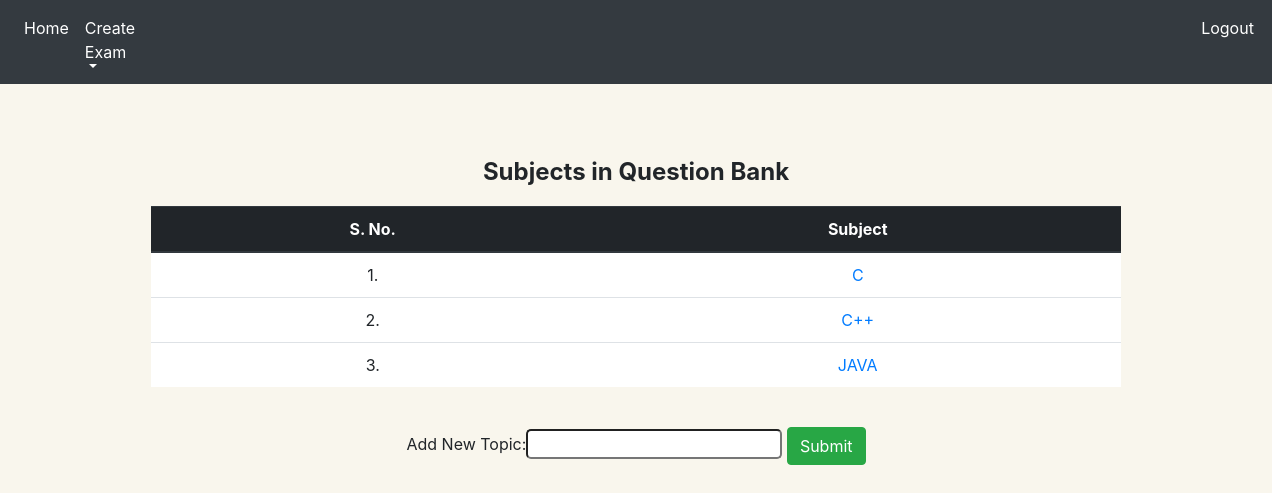
The app's page /instructor/topics_in_qb/ (signed in) with its own data.
### instructor/models.py (models this page shows, shortened)
class Topic(models.Model):
    course=models.ForeignKey(Courses,on_delete=models.CASCADE)
    topic_name=models.CharField(max_length=200)

### instructor/views.py (the view)
# urls.py: path('topics_in_qb/',views.topics_in_qb,name='topics_in_qb'), # new_question_from_d
def topics_in_qb(request):
    username = request.session['username']
    instructor = Instructor.objects.get(username = username)
    course = instructor.course
    topics_set = Topic.objects.filter(course = instructor.course)
    if request.method == 'POST':
        form = NewTopicForm(request.POST)
        if form.is_valid():
            topic = form.save(commit=False)
            topic.course = course
            topic.save()
            return HttpResponseRedirect('/instructor/topics_in_qb')
        else:
            return HttpResponseRedirect('/instructor/topics_in_qb')
    else:
        form = NewTopicForm()
        return render(request, 'topics_in_qb.html', {'form':form,'instructor': instructor, 'topics_set':topics_set})

### instructor/forms.py
class NewTopicForm(forms.ModelForm):
    class Meta :
        model = Topic
        fields = ['topic_name']
        labels = {
            'topic_name':'Add New Topic',
        }

### templates/topics_in_qb.html (shortened to what this page needs)
<head>
		<link rel="stylesheet" href="https://stackpath.bootstrapcdn.com/bootstrap/4.1.3/css/bootstrap.min.css">
</head>
<nav class="navbar navbar-expand-sm bg-dark navbar-dark" style="color">
  <ul class="navbar-nav">
    <li class="nav-item">
      <a class="nav-link" href="/instructor" style="color: white">Home</a>
    </li>
    <li class="nav-item dropdown">
      <a class="nav-link dropdown-toggle" href="#" id="navbardrop" data-toggle="dropdown" style="color: white">
        Create Exam
      </a>
    </li>
    <li class="nav-item" style="margin-left: 1050px">
      <a class="nav-link" href="/instructor/logout" style="color: white">Logout</a>
    </li>
  </ul>
</nav>
<div class="container">
<div align="center" style="margin: 40px;border-radius: 5px;padding: 30px">
	<p style="font-size:24px"><b>Subjects in Question Bank</b></p>
	<table class="table table-stripped table-hover" style="background-color: white">
		<thead class="thead-dark">
		<tr align="center">
			<th>S. No.</th>
			<th>Subject</th>
		</tr>
		</thead>
		<tbody>
	   		{% for e in topics_set %}
	   		<tr align="center">
		   		<td>{{forloop.counter}}.</td>
		   		<td><a href="/instructor/look_questions/{{e.id}}">{{e.topic_name}}</a><br></td>
		   	</tr>
	   		{% endfor %}
   		</tbody>
	</table>
	<br>
	<form method="post">
	    {{ form.as_table }}
	    <button type="submit" class="btn btn-success" name="continue"> Submit </button>
	</form>
</div>
</div>

### templates/topics_in_qb.html (style rules this page uses)
input { border-radius: 5px; }

### records on screen
Topic: topic_name "C"
Topic: topic_name "C++"
Topic: topic_name "JAVA"
